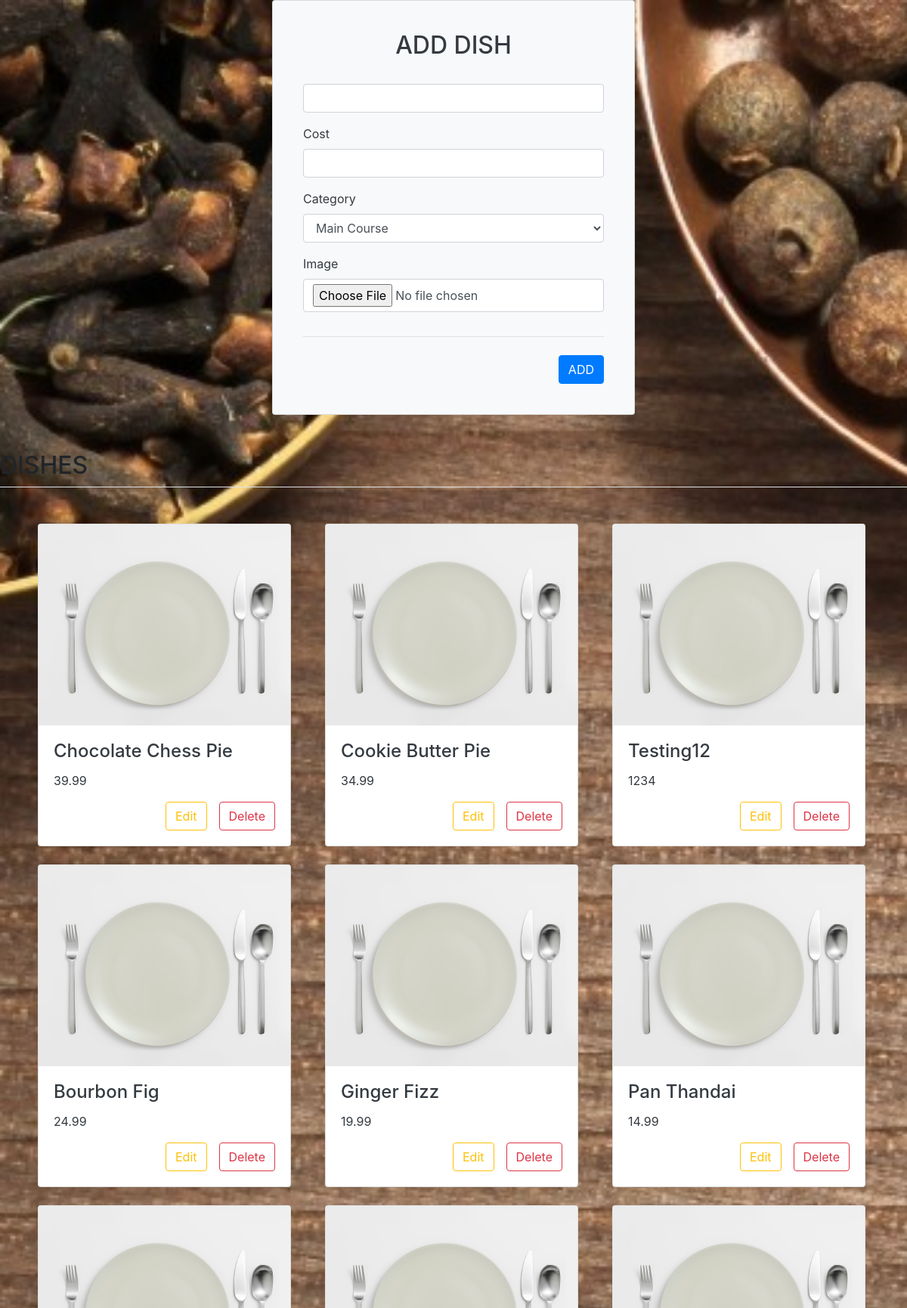
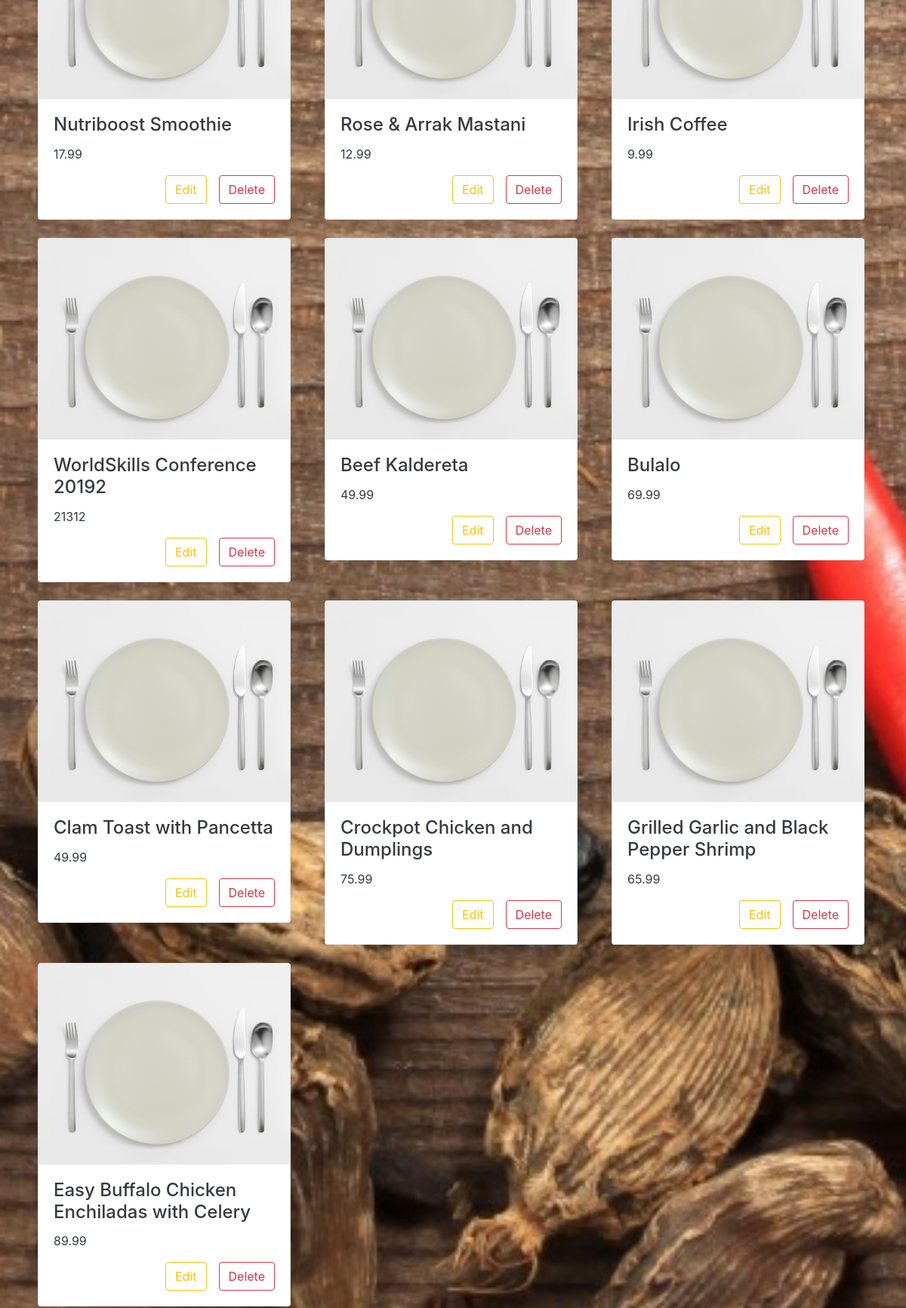
/manage.php (upper part), run on the app's committed database (2 pictures, top to bottom).
### tables this page shows
CREATE TABLE `dishes` (
  `id` int(11) NOT NULL,
  `name` varchar(100) NOT NULL,
  `cost` double NOT NULL,
  `category_id` int(11) NOT NULL,
  `image` varchar(500) NOT NULL
);

### manage.php (the view, shortened to what this page needs)
<?php
require_once "config/database.php";
$categoryID = 0;
include('header.php');
?>      <div class="formContainer card bg-light text-dark">
            <h2 class="formHeader"> <?php echo "ADD DISH"; ?></h2>
            <form class="needs-validation" novalidate action="action.php" method="post" enctype="multipart/form-data">
                <div class="row">
                    <div class="col-12 mb-3">
                        <input type="text" class="form-control <?php if(!empty($name_err)){ echo 'is-invalid';} ?>" id="inputName" name="name" placeholder="" value="<?php if(!empty($name)){ echo $name;} ?>">
                    </div>
                </div>
                <div class="row">
                    <div class="col-12 mb-3">
                        <label for="inputCost">Cost</label>
                        <input type="number" class="form-control <?php if(!empty($cost_err)){ echo 'is-invalid';} ?>" id="inputCost" name="cost" placeholder="" value="<?php if(!empty($cost)){ echo $cost;} ?>">
                    </div>
                </div>
                <div class="row">
                    <div class="col-12 mb-3">
                        <label for="selectCategory">Category</label>
                        <select class="form-control" id="selectCategory" name="category">
                        <?php
                        $sql = "SELECT * FROM category";
                        $i = 1;
                        $result = $link->query($sql);
                        while($row = $result->fetch_assoc()) {
                            ?>
                            <option value="<?php echo $row['id']; ?>" <?php if($categoryID==$i){ echo "selected";} ?> ><?php echo $row['name'];?></option>
                            <?php
                            $i++;
                        }
                            ?>
                        </select>
                    </div>
                </div>
                <div class="row">
                    <div class="col-12 mb-3">
                        <label for="image">Image</label>
                        <input type="file" class="form-control" id="fileToUpload" name="fileToUpload" >
                    </div>
                </div>
                <hr class="mb-4">
                <div class="float-right" >
                    <button class="btn btn-primary" name="insertData" type="submit">ADD</button>
                </div>
            </form>
        </div>
        <div class="border-bottom d-flex justify-content-between flex-wrap flex-md-nowrap align-items-center my-5">
            <h1 class="h2" ><?php  echo "DISHES" ?></h1>
        </div>
        <div class="container">
                <?php
                    $getdishes = "SELECT dishes.id, dishes.name, dishes.cost, dishes.image FROM category JOIN dishes on category.id = dishes.category_id ORDER BY category_id";
                    $result2 = $link->query($getdishes);
                    if ($result2->num_rows > 0) {
                        $column_num = 3;
                        $i = $column_num;
                        $num_rows = $result2->num_rows + $column_num;
                        while($row = $result2->fetch_assoc()) {
                            $x = $i % $column_num;
                            if($x==0){
                                echo "<div class='row'>";
                                $j = $i + $column_num;
                            }
                            $i++;
                ?>
                            <div class="col-md-4">
                                <div class="card mb-4 shadow-sm" style="margin:0px 10px 10px 5px;">
                                    <img class="card-img-top" src="<?php if($row['image'] != ""){ echo $row['image']; } else { echo "./Assets/Picture/default.jpg"; } ?>" alt="avatar" >
                                    <div class="card-body">
                                        <h4 class="card-title text-dark"><?php echo $row['name'];?></h4>
                                        <p class="card-text text-dark" ><?php echo $row['cost'];?></p>
                                        <button type="button" class="btn btn-outline-danger float-right deletebtn">
                                            Delete
                                        </button>
                                        <a href="edit.php?id=<?php echo $row['id']; ?>"  type="button" class="mr-3 btn btn-outline-warning float-right">
                                            Edit
                                        </a>
                                    </div>
                                </div>
                            </div>
                <?php
                            if($i==$j || $i == $num_rows){
                                echo "</div>";
                            }
                        }
                    }
                ?>
<?php
include("footer.php");
?>

### main.css (style rules this page uses)
body { background: url("Assets/Picture/bg.jpg") no-repeat fixed center; background-size: cover; }
.card-title { white-space: normal; }
.formContainer { display: block; width: 40%; margin: auto; padding: 40px; border-radius: 15%; }
.formHeader { text-align: center; }

### data on the page
dishes: name "Chocolate Chess Pie", cost "39.99"
dishes: name "Cookie Butter Pie", cost "34.99"
dishes: name "Testing12", cost "1234"
dishes: name "Bourbon Fig", cost "24.99"
dishes: name "Ginger Fizz", cost "19.99"
dishes: name "Pan Thandai", cost "14.99"
dishes: name "Nutriboost Smoothie", cost "17.99"
dishes: name "Rose & Arrak Mastani", cost "12.99"
dishes: name "Irish Coffee", cost "9.99"
dishes: name "WorldSkills Conference 20192", cost "21312"
dishes: name "Beef Kaldereta", cost "49.99"
dishes: name "Bulalo", cost "69.99"
dishes: name "Clam Toast with Pancetta", cost "49.99"
dishes: name "Crockpot Chicken and Dumplings", cost "75.99"
dishes: name "Grilled Garlic and Black Pepper Shrimp", cost "65.99"
dishes: name "Easy Buffalo Chicken Enchiladas with Celery", cost "89.99"

### other printed values
form field category "Main Course"
